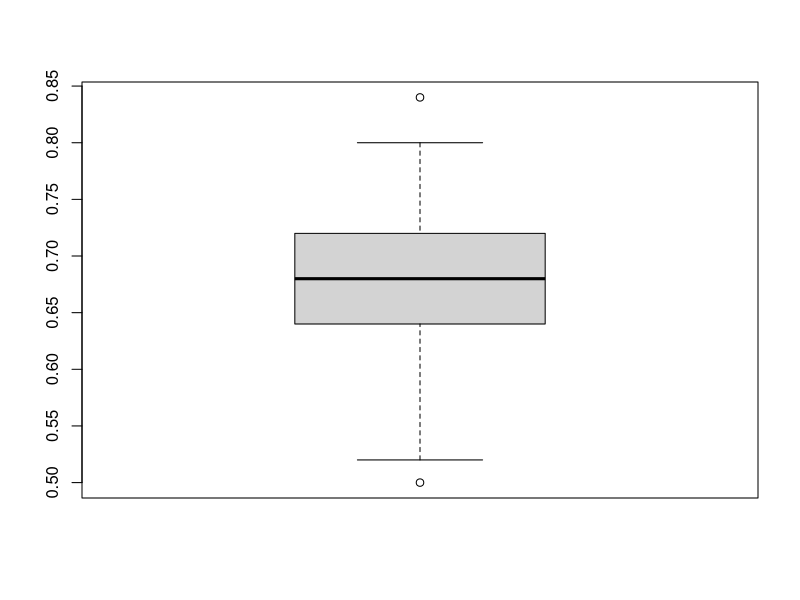
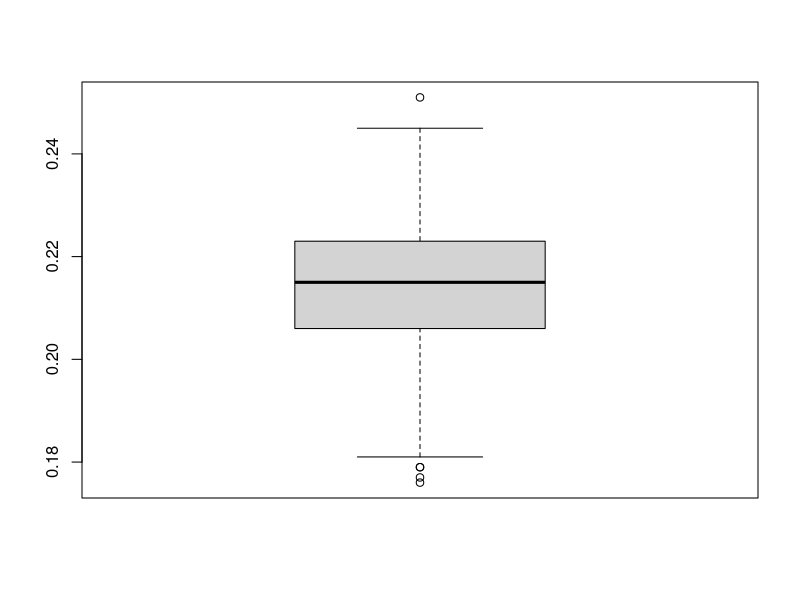
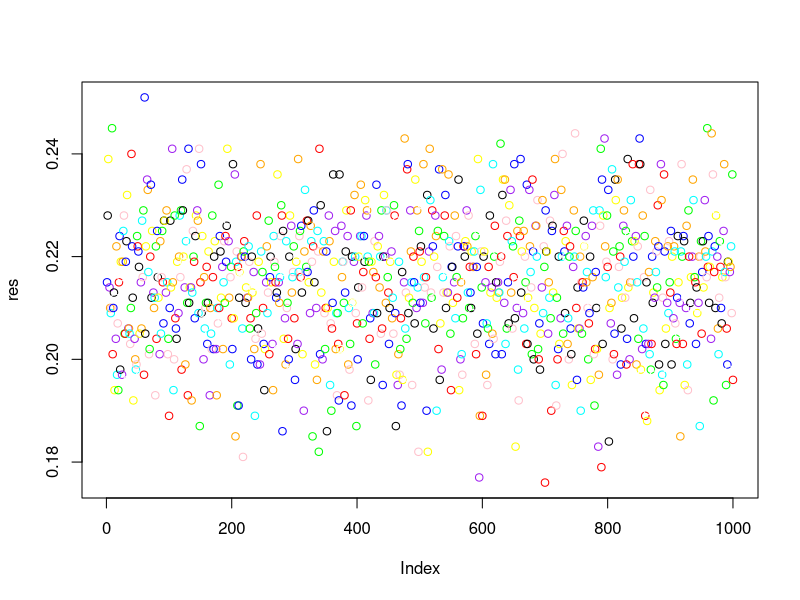
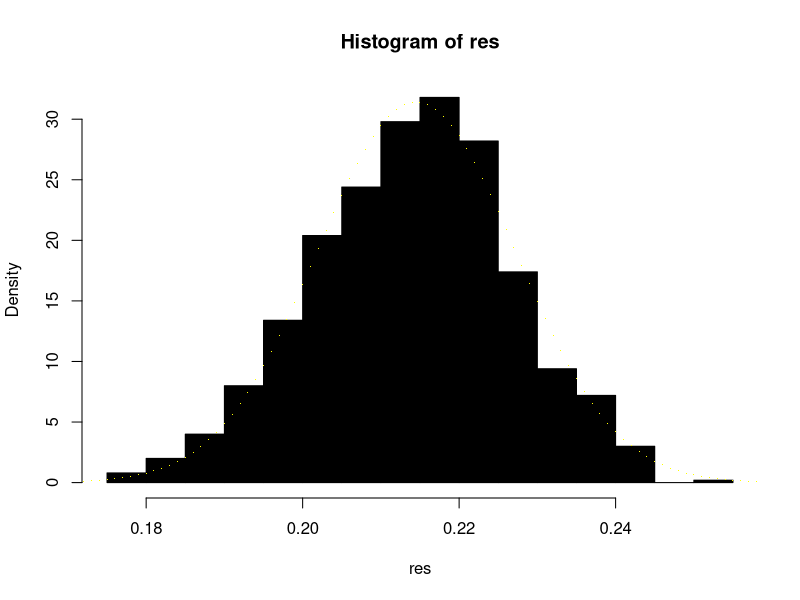

Generate these figures, in order, with R:
#!/usr/bin/Rscript

colors <- c('red', 'green', 'blue', 'purple', 'orange', 'black', 'pink', 'cyan', 'yellow', 'white')

portes <- c("chevre","chevre","voiture")

nb.exp <- 100
plusieurs.exp <- c()
for (j in 1:nb.exp){
  
  resultats <- c()
  nb.tirages <- 50
  for (k in 1:nb.tirages){
    exp <- sample(portes,size = 3,replace = FALSE)
    if (exp[2]=="chevre") 
      autre.porte <- 3
    else
      autre.porte = 2
    resultats= c(resultats,exp[autre.porte])
  }
  plusieurs.exp=c(plusieurs.exp, table(resultats)["voiture"]/nb.tirages)
}

boxplot(plusieurs.exp)

### le modele de maxwell boltzmann

max.boltz <- function(n,N)
  sample.int(n,N,replace=TRUE)

compte.urnes.vides <- function(omega,n){
  a <- rep(1,n)
  a[omega]=0
  sum(a)
}

n<- 10
N<-20
omega <- max.boltz(n,N)
compte.urnes.vides(omega,n)

estim.R <- function(k,n,N,nb.experiences){
  res <- c()
  for (l in 1:nb.experiences) {  
    omega <- max.boltz(n,N)
    res <- c(res, compte.urnes.vides(omega,n))
  }
  sum(res == k)/nb.experiences
}

R0.th <- function(n,N){
  aux <- 1
  eps <- 1
  for (l in 1:n){
    aux <- aux -eps*choose(n,l)*(1-l/n)^N
    eps <- -eps}
  aux
}

res <- c()
nb.experiences <- 1000
for (l in 1:1000)
  res <- c(res, estim.R(0,n,N,nb.experiences))

### un diagramme à moustaches centré sur la valeur théorique
#boxplot(res-R0.th(n,N))
boxplot(res)
plot(res, col = sample(colors))
hist(res, col = sample(colors, 1), probability=TRUE)

x <- seq(from=0.05, to=0.40, by=0.001)
densite.normale <- dnorm(x, mean=mean(res), sd=sd(res))
points(x, densite.normale, pch='.', col=sample(colors, 1))
